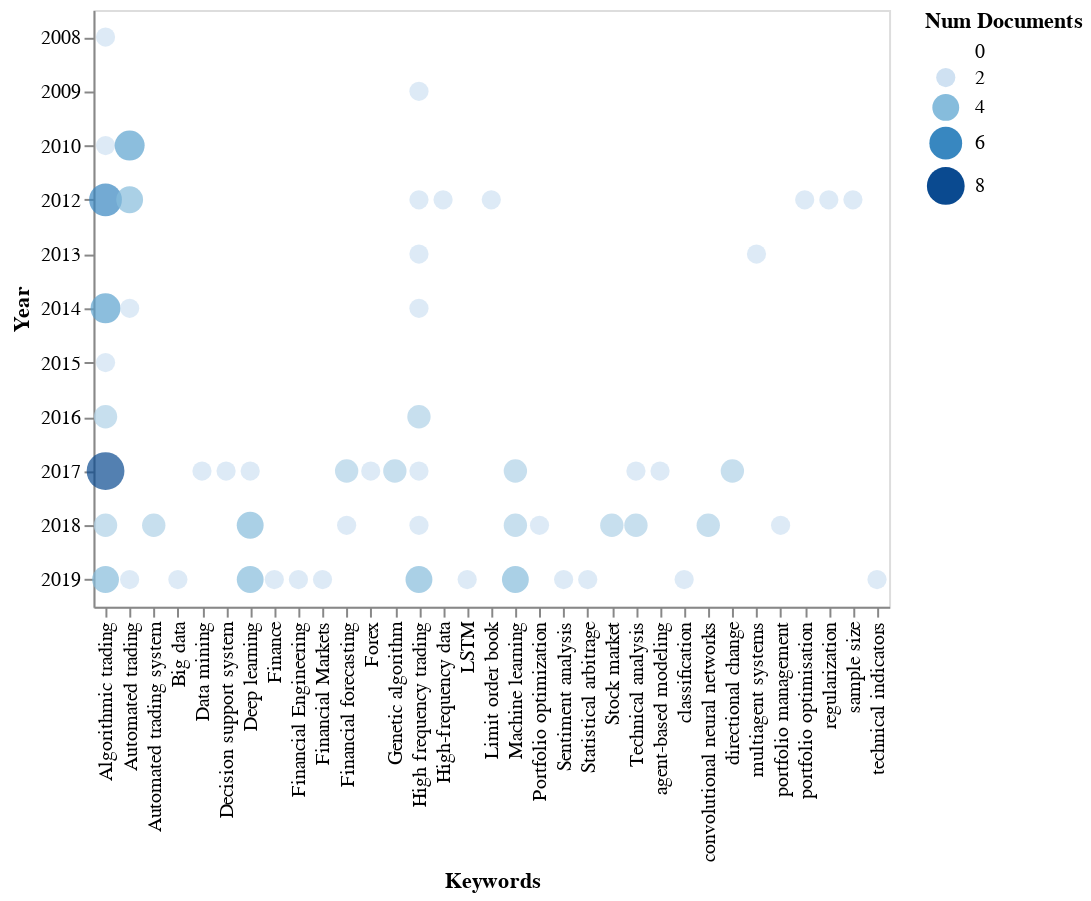

The notebook cell saved with this chart:
### Code cell
from techMiner import alt_circleplot

alt_circleplot(
    termByTerm( 
        df=records, 
        termA='Keywords', 
        termB='Year', 
        sepA=';', 
        sepB=None, 
        minmax=(2,8)))

### Figure 1 — Vega-Lite specification as saved in the notebook (floating-point values rounded to 4 significant figures)
{"$schema": "https://vega.github.io/schema/vega-lite/v3.4.0.json", "config": {"mark": {"tooltip": null}, "view": {"height": 300, "width": 400}}, "data": {"name": "data-91c2203e13d7aaa009d59d64ea322ac5"}, "datasets": {"data-91c2203e13d7aaa009d59d64ea322ac5": [{"Keywords": "Algorithmic trading", "Num Documents": 2, "Year": 2008}, {"Keywords": "Algorithmic trading", "Num Documents": 2, "Year": 2010}, {"Keywords": "Algorithmic trading", "Num Documents": 6, "Year": 2012}, {"Keywords": "Algorithmic trading", "Num Documents": 5, "Year": 2014}, {"Keywords": "Algorithmic trading", "Num Documents": 2, "Year": 2015}, {"Keywords": "Algorithmic trading", "Num Documents": 3, "Year": 2016}, {"Keywords": "Algorithmic trading", "Num Documents": 8, "Year": 2017}, {"Keywords": "Algorithmic trading", "Num Documents": 3, "Year": 2018}, {"Keywords": "Algorithmic trading", "Num Documents": 4, "Year": 2019}, {"Keywords": "Automated trading", "Num Documents": 5, "Year": 2010}, {"Keywords": "Automated trading", "Num Documents": 4, "Year": 2012}, {"Keywords": "Automated trading", "Num Documents": 2, "Year": 2014}, {"Keywords": "Automated trading", "Num Documents": 2, "Year": 2019}, {"Keywords": "Automated trading system", "Num Documents": 3, "Year": 2018}, {"Keywords": "Big data", "Num Documents": 2, "Year": 2019}, {"Keywords": "Data mining", "Num Documents": 2, "Year": 2017}, {"Keywords": "Decision support system", "Num Documents": 2, "Year": 2017}, {"Keywords": "Deep learning", "Num Documents": 2, "Year": 2017}, {"Keywords": "Deep learning", "Num Documents": 4, "Year": 2018}, {"Keywords": "Deep learning", "Num Documents": 4, "Year": 2019}, {"Keywords": "Finance", "Num Documents": 2, "Year": 2019}, {"Keywords": "Financial Engineering", "Num Documents": 2, "Year": 2019}, {"Keywords": "Financial Markets", "Num Documents": 2, "Year": 2019}, {"Keywords": "Financial forecasting", "Num Documents": 3, "Year": 2017}, {"Keywords": "Financial forecasting", "Num Documents": 2, "Year": 2018}, {"Keywords": "Forex", "Num Documents": 2, "Year": 2017}, {"Keywords": "Genetic algorithm", "Num Documents": 3, "Year": 2017}, {"Keywords": "High frequency trading", "Num Documents": 2, "Year": 2009}, {"Keywords": "High frequency trading", "Num Documents": 2, "Year": 2012}, {"Keywords": "High frequency trading", "Num Documents": 2, "Year": 2013}, {"Keywords": "High frequency trading", "Num Documents": 2, "Year": 2014}, {"Keywords": "High frequency trading", "Num Documents": 3, "Year": 2016}, {"Keywords": "High frequency trading", "Num Documents": 2, "Year": 2017}, {"Keywords": "High frequency trading", "Num Documents": 2, "Year": 2018}, {"Keywords": "High frequency trading", "Num Documents": 4, "Year": 2019}, {"Keywords": "High-frequency data", "Num Documents": 2, "Year": 2012}, {"Keywords": "LSTM", "Num Documents": 2, "Year": 2019}, {"Keywords": "Limit order book", "Num Documents": 2, "Year": 2012}, {"Keywords": "Machine learning", "Num Documents": 3, "Year": 2017}, {"Keywords": "Machine learning", "Num Documents": 3, "Year": 2018}, {"Keywords": "Machine learning", "Num Documents": 4, "Year": 2019}, {"Keywords": "Portfolio optimization", "Num Documents": 2, "Year": 2018}, {"Keywords": "Sentiment analysis", "Num Documents": 2, "Year": 2019}, {"Keywords": "Statistical arbitrage", "Num Documents": 2, "Year": 2019}, {"Keywords": "Stock market", "Num Documents": 3, "Year": 2018}, {"Keywords": "Technical analysis", "Num Documents": 2, "Year": 2017}, {"Keywords": "Technical analysis", "Num Documents": 3, "Year": 2018}, {"Keywords": "agent-based modeling", "Num Documents": 2, "Year": 2017}, {"Keywords": "classification", "Num Documents": 2, "Year": 2019}, {"Keywords": "convolutional neural networks", "Num Documents": 3, "Year": 2018}, {"Keywords": "directional change", "Num Documents": 3, "Year": 2017}, {"Keywords": "multiagent systems", "Num Documents": 2, "Year": 2013}, {"Keywords": "portfolio management", "Num Documents": 2, "Year": 2018}, {"Keywords": "portfolio optimisation", "Num Documents": 2, "Year": 2012}, {"Keywords": "regularization", "Num Documents": 2, "Year": 2012}, {"Keywords": "sample size", "Num Documents": 2, "Year": 2012}, {"Keywords": "technical indicators", "Num Documents": 2, "Year": 2019}]}, "encoding": {"color": {"field": "Num Documents", "type": "quantitative"}, "size": {"field": "Num Documents", "type": "quantitative"}, "x": {"axis": {"labelAngle": 270}, "field": "Keywords", "type": "nominal"}, "y": {"field": "Year", "type": "nominal"}}, "mark": "circle"}
